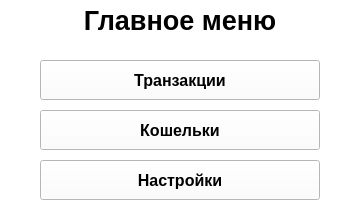
<?xml version="1.0" encoding="UTF-8"?>
<ui version="4.0">
 <class>main_menu_window</class>
 <widget class="QMainWindow" name="main_menu_window">
  <property name="geometry">
   <rect>
    <x>0</x>
    <y>0</y>
    <width>360</width>
    <height>210</height>
   </rect>
  </property>
  <property name="maximumSize">
   <size>
    <width>360</width>
    <height>210</height>
   </size>
  </property>
  <property name="windowTitle">
   <string>MainWindow</string>
  </property>
  <property name="styleSheet">
   <string notr="true">background-color: white;</string>
  </property>
  <widget class="QWidget" name="centralwidget">
   <widget class="QLabel" name="main_menu_label">
    <property name="geometry">
     <rect>
      <x>0</x>
      <y>0</y>
      <width>360</width>
      <height>40</height>
     </rect>
    </property>
    <property name="font">
     <font>
      <pointsize>20</pointsize>
      <weight>75</weight>
      <bold>true</bold>
     </font>
    </property>
    <property name="text">
     <string>Главное меню</string>
    </property>
    <property name="alignment">
     <set>Qt::AlignCenter</set>
    </property>
   </widget>
   <widget class="QPushButton" name="transactions_button">
    <property name="geometry">
     <rect>
      <x>40</x>
      <y>60</y>
      <width>280</width>
      <height>40</height>
     </rect>
    </property>
    <property name="font">
     <font>
      <pointsize>12</pointsize>
      <weight>75</weight>
      <bold>true</bold>
      <kerning>true</kerning>
     </font>
    </property>
    <property name="text">
     <string>Транзакции</string>
    </property>
   </widget>
   <widget class="QPushButton" name="wallets_button">
    <property name="geometry">
     <rect>
      <x>40</x>
      <y>110</y>
      <width>280</width>
      <height>40</height>
     </rect>
    </property>
    <property name="font">
     <font>
      <pointsize>12</pointsize>
      <weight>75</weight>
      <bold>true</bold>
      <kerning>true</kerning>
     </font>
    </property>
    <property name="text">
     <string>Кошельки</string>
    </property>
   </widget>
   <widget class="QPushButton" name="settings_button">
    <property name="geometry">
     <rect>
      <x>40</x>
      <y>160</y>
      <width>280</width>
      <height>40</height>
     </rect>
    </property>
    <property name="font">
     <font>
      <pointsize>12</pointsize>
      <weight>75</weight>
      <bold>true</bold>
      <kerning>true</kerning>
     </font>
    </property>
    <property name="text">
     <string>Настройки</string>
    </property>
   </widget>
  </widget>
 </widget>
 <resources/>
 <connections/>
</ui>
